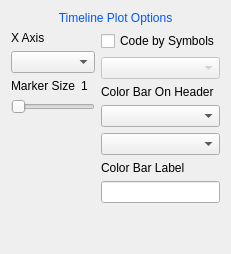
                      <widget class="QWidget" name="page_2">
                       <layout class="QGridLayout" name="gridLayout_15">
                        <item row="1" column="0">
                         <layout class="QGridLayout" name="gridLayout_14">
                          <item row="0" column="0">
                           <layout class="QVBoxLayout" name="verticalLayout_9">
                            <item>
                             <widget class="QLabel" name="TimelineXComboLabel">
                              <property name="sizePolicy">
                               <sizepolicy hsizetype="Preferred" vsizetype="Fixed">
                                <horstretch>0</horstretch>
                                <verstretch>0</verstretch>
                               </sizepolicy>
                              </property>
                              <property name="text">
                               <string>X Axis</string>
                              </property>
                             </widget>
                            </item>
                            <item>
                             <widget class="QComboBox" name="TimelineXAxis"/>
                            </item>
                            <item>
                             <layout class="QHBoxLayout" name="horizontalLayout_15">
                              <item>
                               <widget class="QLabel" name="TimelineMarkerSizeLabel">
                                <property name="text">
                                 <string>Marker Size</string>
                                </property>
                               </widget>
                              </item>
                              <item>
                               <widget class="QLabel" name="TimelineMarkerSize">
                                <property name="text">
                                 <string>1</string>
                                </property>
                               </widget>
                              </item>
                             </layout>
                            </item>
                            <item>
                             <widget class="QSlider" name="TimelineMarkerSlider">
                              <property name="minimum">
                               <number>1</number>
                              </property>
                              <property name="orientation">
                               <enum>Qt::Horizontal</enum>
                              </property>
                             </widget>
                            </item>
                            <item>
                             <spacer name="verticalSpacer_6">
                              <property name="orientation">
                               <enum>Qt::Vertical</enum>
                              </property>
                              <property name="sizeHint" stdset="0">
                               <size>
                                <width>20</width>
                                <height>40</height>
                               </size>
                              </property>
                             </spacer>
                            </item>
                           </layout>
                          </item>
                          <item row="0" column="1">
                           <layout class="QVBoxLayout" name="verticalLayout_11">
                            <item>
                             <widget class="QCheckBox" name="TimelineSymbolCodeCheckBox">
                              <property name="text">
                               <string>Code by Symbols</string>
                              </property>
                             </widget>
                            </item>
                            <item>
                             <widget class="QComboBox" name="TimelineSymbolCode">
                              <property name="enabled">
                               <bool>false</bool>
                              </property>
                             </widget>
                            </item>
                            <item>
                             <widget class="QLabel" name="TimelineColorBarHeaderLabel">
                              <property name="sizePolicy">
                               <sizepolicy hsizetype="Preferred" vsizetype="Fixed">
                                <horstretch>0</horstretch>
                                <verstretch>0</verstretch>
                               </sizepolicy>
                              </property>
                              <property name="text">
                               <string>Color Bar On Header</string>
                              </property>
                             </widget>
                            </item>
                            <item>
                             <widget class="QComboBox" name="TimelineColorbarHeader"/>
                            </item>
                            <item>
                             <widget class="QComboBox" name="TimelineColorbarName_2"/>
                            </item>
                            <item>
                             <widget class="QLabel" name="TimelineColorBarLabelLabel">
                              <property name="sizePolicy">
                               <sizepolicy hsizetype="Preferred" vsizetype="Fixed">
                                <horstretch>0</horstretch>
                                <verstretch>0</verstretch>
                               </sizepolicy>
                              </property>
                              <property name="text">
                               <string>Color Bar Label</string>
                              </property>
                             </widget>
                            </item>
                            <item>
                             <widget class="QLineEdit" name="TimelineColorbarLabel">
                              <property name="sizePolicy">
                               <sizepolicy hsizetype="Preferred" vsizetype="Fixed">
                                <horstretch>0</horstretch>
                                <verstretch>0</verstretch>
                               </sizepolicy>
                              </property>
                             </widget>
                            </item>
                            <item>
                             <spacer name="verticalSpacer_7">
                              <property name="orientation">
                               <enum>Qt::Vertical</enum>
                              </property>
                              <property name="sizeHint" stdset="0">
                               <size>
                                <width>20</width>
                                <height>40</height>
                               </size>
                              </property>
                             </spacer>
                            </item>
                           </layout>
                          </item>
                         </layout>
                        </item>
                        <item row="0" column="0">
                         <widget class="QLabel" name="label_18">
                          <property name="sizePolicy">
                           <sizepolicy hsizetype="Preferred" vsizetype="Fixed">
                            <horstretch>0</horstretch>
                            <verstretch>0</verstretch>
                           </sizepolicy>
                          </property>
                          <property name="text">
                           <string>&lt;html&gt;&lt;head/&gt;&lt;body&gt;&lt;p align=&quot;center&quot;&gt;&lt;span style=&quot; color:#0055ff;&quot;&gt;Timeline Plot Options&lt;/span&gt;&lt;/p&gt;&lt;/body&gt;&lt;/html&gt;</string>
                          </property>
                         </widget>
                        </item>
                       </layout>
                      </widget>
